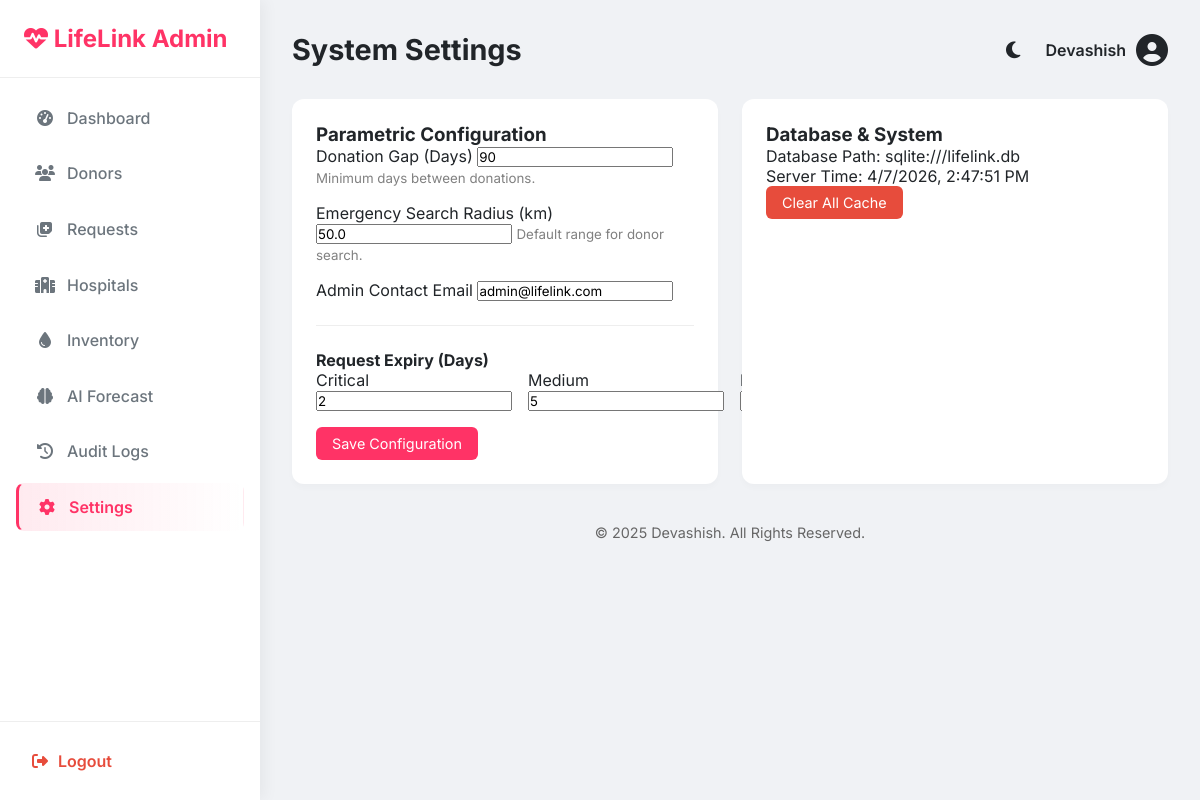
The app's page /admin/settings (signed in) with its own data.
### models.py (models this page shows, shortened)
class Admin(UserMixin, db.Model):
    __tablename__ = 'admins'
    id = db.Column(db.Integer, primary_key=True)
    username = db.Column(db.String(50), unique=True, nullable=False)
    password_hash = db.Column(db.String(200), nullable=False)
    role = db.Column(db.String(20), default='SuperAdmin')

class SystemSettings(db.Model):
    __tablename__ = 'system_settings'
    id = db.Column(db.Integer, primary_key=True)
    donation_gap_days = db.Column(db.Integer, default=180)
    emergency_radius_km = db.Column(db.Float, default=50.0)
    admin_contact_email = db.Column(db.String(100), default='admin@lifelink.com')
    enable_sms = db.Column(db.Boolean, default=False)
    enable_whatsapp = db.Column(db.Boolean, default=False)
    critical_expiry_days = db.Column(db.Integer, default=2)
    medium_expiry_days = db.Column(db.Integer, default=5)
    low_expiry_days = db.Column(db.Integer, default=10)
    missed_commitment_penalty = db.Column(db.Float, default=10.0)
    success_donation_bonus = db.Column(db.Float, default=5.0)

### app.py (the view, shortened to what this page needs)
@app.route('/admin/settings', methods=['GET', 'POST'])
@login_required
def admin_settings():
    if not isinstance(current_user, Admin): return "Unauthorized", 403
    settings = SystemSettings.query.first()
    if not settings:
        settings = SystemSettings() # Create default if not exists
        db.session.add(settings)
        db.session.commit()
    return render_template('admin/settings.html', settings=settings)

### app.py (called while the page is built, shortened)
@app.after_request
def add_header(response):
    response.headers['Cache-Control'] = 'no-store, no-cache, must-revalidate, post-check=0, pre-check=0, max-age=0'
    response.headers['Pragma'] = 'no-cache'
    response.headers['Expires'] = '-1'
    return response

@login_manager.user_loader
def load_user(user_id):
    if user_id.startswith('admin_'):
        try:
            uid = int(user_id.split('_')[1])
            return db.session.get(Admin, uid)
        except (IndexError, ValueError):
            return None

@app.context_processor
def inject_translations():
    lang = session.get('lang', 'en')
    def _t(key, **kwargs):
        text = TRANSLATIONS.get(lang, TRANSLATIONS['en']).get(key, key)
        for k, v in kwargs.items():
            text = text.replace(f"{{{k}}}", str(v))
        return text
    return dict(_=_t, current_lang=lang, datetime=datetime)

@app.before_request
def run_background_tasks():
    if not request.path.startswith('/static'):
        try:
            update_request_statuses()
            send_eligibility_reminders()
        except:
            pass # Keep app stable if DB is not ready

def update_request_statuses():
    try:
        now = datetime.utcnow()
        expiry_threshold = now - timedelta(hours=24)
        expired_reqs = BloodRequest.query.filter(
            BloodRequest.status == 'Pending',
            BloodRequest.created_at <= expiry_threshold
        ).all()
        for req in expired_reqs:
            req.status = 'Expired'
        expired_broadcasts = HospitalBroadcast.query.filter(
            HospitalBroadcast.status == 'Active',
            HospitalBroadcast.created_at <= expiry_threshold
        ).all()
        for b in expired_broadcasts:
            b.status = 'Expired'
        db.session.commit()
    except Exception as e:
        print(f"Error updating request statuses: {e}")
        db.session.rollback()

def send_eligibility_reminders():
    try:
        now = date.today()
        donors = User.query.filter_by(is_available=False).all()
        for donor in donors:
            if donor.last_donation_date:
                gap = (now - donor.last_donation_date).days
        db.session.commit()
    except:
        db.session.rollback()

### templates/admin/settings.html (shortened to what this page needs)
{% extends 'admin/base.html' %}
{% block title %}System Settings{% endblock %}
{% block content %}
<div class="grid">
    <div class="card">
        <h3>Parametric Configuration</h3>
        <form method="POST">
            <div style="margin-bottom: 1rem;">
                <label>Donation Gap (Days)</label>
                <input type="number" name="donation_gap" value="{{ settings.donation_gap_days }}" required>
                <small style="color: grey;">Minimum days between donations.</small>
            </div>
            <div style="margin-bottom: 1rem;">
                <label>Emergency Search Radius (km)</label>
                <input type="number" name="radius" value="{{ settings.emergency_radius_km }}" required>
                <small style="color: grey;">Default range for donor search.</small>
            </div>
            <div style="margin-bottom: 1rem;">
                <label>Admin Contact Email</label>
                <input type="email" name="email" value="{{ settings.admin_contact_email }}" required>
            </div>
            <hr style="margin: 1.5rem 0; border: 0; border-top: 1px solid #eee;">
            <h4>Request Expiry (Days)</h4>
            <div class="grid" style="grid-template-columns: 1fr 1fr 1fr; gap: 1rem; margin-bottom: 1rem;">
                <div>
                    <label>Critical</label>
                    <input type="number" name="critical_expiry" value="{{ settings.critical_expiry_days }}" required>
                </div>
                <div>
                    <label>Medium</label>
                    <input type="number" name="medium_expiry" value="{{ settings.medium_expiry_days }}" required>
                </div>
                <div>
                    <label>Low</label>
                </div>
            </div>
            <button type="submit" class="btn btn-primary">Save Configuration</button>
        </form>
    </div>
    <div class="card">
        <h3>Database & System</h3>
        <p>Database Path: <code>sqlite:///lifelink.db</code></p>
        <p>Server Time: <span id="time"></span></p>
        <button class="btn btn-danger" onclick="alert('Feature disabled in demo')">Clear All Cache</button>
    </div>
</div>
{% endblock %}

### templates/admin/base.html (shortened to what this page needs)
<!DOCTYPE html>
<html lang="en">
<head>
    <link rel="stylesheet" href="https://cdnjs.cloudflare.com/ajax/libs/font-awesome/6.4.0/css/all.min.css">
    <link rel="stylesheet"
        href="{{ url_for('static', filename='css/admin_style.css') }}?v={{ range(1, 10000) | random }}">
</head>
<body class="admin-body">
    <nav class="sidebar">
        <div class="sidebar-brand">
            <i class="fas fa-heartbeat"></i> LifeLink Admin
        </div>
        <ul class="sidebar-menu">
            <li><a href="{{ url_for('admin_dashboard') }}" class="{{ 'active' if request.endpoint == 'admin_dashboard' else '' }}"><i class="fas fa-tachometer-alt"></i>
                    Dashboard</a></li>
            <li><a href="{{ url_for('admin_donors') }}" class="{{ 'active' if request.endpoint == 'admin_donors' else '' }}"><i class="fas fa-users"></i> Donors</a></li>
            <li><a href="{{ url_for('admin_requests') }}" class="{{ 'active' if request.endpoint == 'admin_requests' else '' }}"><i class="fas fa-notes-medical"></i> Requests</a></li>
            <li><a href="{{ url_for('manage_hospitals') }}" class="{{ 'active' if request.endpoint == 'manage_hospitals' or request.endpoint == 'reset_hospital_password' else '' }}"><i class="fas fa-hospital"></i> Hospitals</a></li>
            <li><a href="{{ url_for('admin_inventory') }}" class="{{ 'active' if request.endpoint == 'admin_inventory' else '' }}"><i class="fas fa-tint"></i> Inventory</a></li>
            <li><a href="{{ url_for('admin_forecast') }}" class="{{ 'active' if request.endpoint == 'admin_forecast' else '' }}"><i class="fas fa-brain"></i> AI Forecast</a></li>
            <li><a href="{{ url_for('admin_audit_logs') }}" class="{{ 'active' if request.endpoint == 'admin_audit_logs' else '' }}"><i class="fas fa-history"></i> Audit Logs</a></li>
            <li><a href="{{ url_for('admin_settings') }}" class="{{ 'active' if request.endpoint == 'admin_settings' else '' }}"><i class="fas fa-cog"></i> Settings</a></li>
        </ul>
        <div class="sidebar-footer">
            <a href="{{ url_for('logout') }}"><i class="fas fa-sign-out-alt"></i> Logout</a>
        </div>
    </nav>
    <main class="main-content">
        <header class="top-bar">
            <h2>{% block title %}Dashboard{% endblock %}</h2>
            <div class="user-info">
                <button class="theme-toggle" id="themeToggle" onclick="toggleTheme()" title="Toggle Dark/Light Mode"
                    style="margin-right: 15px;">
                    <i class="fas fa-moon" id="themeIcon"></i>
                </button>
                <span>{{ current_user.username }}</span>
                <i class="fas fa-user-circle fa-2x"></i>
            </div>
        </header>
        <div class="content-wrapper">
            {% block content %}{% endblock %}
        </div>
        <footer style="text-align: center; padding: 1rem; color: #666; font-size: 0.9rem; margin-top: auto;">
            <p>&copy; 2025 Devashish. All Rights Reserved.</p>
        </footer>
    </main>
</body>
</html>

### static/css/admin_style.css (style rules this page uses)
:root { --primary: #ff3366; --secondary: #2b2d42; --success: #2ecc71; --danger: #e74c3c; --dark: #212529; --light: #f8f9fa; --gray: #6c757d; --sidebar-width: 260px; --bg-color: #f0f2f5; --card-bg: #ffffff; --border-color: #eee; }
* { margin: 0; padding: 0; box-sizing: border-box; font-family: 'Inter', sans-serif; }
body.admin-body { display: flex; min-height: 100vh; background: var(--bg-color); color: var(--dark); }
.sidebar { width: var(--sidebar-width); background: var(--card-bg); color: var(--dark); position: fixed; height: 100%; box-shadow: 4px 0 15px rgba(0,0,0,0.05); display: flex; flex-direction: column; z-index: 100; }
.sidebar-brand { padding: 1.5rem; font-size: 1.5rem; font-weight: 700; color: var(--primary); border-bottom: 1px solid var(--border-color); }
.sidebar-menu { list-style: none; padding: 1rem; flex: 1; overflow-y: auto; }
.sidebar-menu li { margin-bottom: 0.5rem; }
.sidebar-menu a { display: flex; align-items: center; gap: 10px; padding: 0.8rem 1rem; color: var(--gray); text-decoration: none; border-radius: 8px; transition: all 0.3s cubic-bezier(0.4, 0, 0.2, 1); font-weight: 500; border: 1px solid transparent; }
.sidebar-menu a i { width: 24px; text-align: center; transition: color 0.3s; }
.sidebar-menu a.active { background: linear-gradient(90deg, rgba(255, 51, 102, 0.1), transparent); color: var(--primary); border-left: 3px solid var(--primary); font-weight: 600; }
.sidebar-menu a.active i, .sidebar-menu a:hover i { color: var(--primary); }
.sidebar-footer { padding: 1rem; border-top: 1px solid var(--border-color); }
.sidebar-footer a { color: var(--danger); text-decoration: none; font-weight: 600; display: flex; align-items: center; gap: 10px; padding: 0.8rem 1rem; transition: 0.3s; border-radius: 8px; }
.main-content { margin-left: var(--sidebar-width); flex: 1; padding: 2rem; }
.top-bar { display: flex; justify-content: space-between; align-items: center; margin-bottom: 2rem; }
.top-bar h2 { font-size: 1.8rem; color: var(--dark); }
.user-info { display: flex; align-items: center; gap: 10px; font-weight: 600; }
.card { background: var(--card-bg); padding: 1.5rem; border-radius: 12px; box-shadow: 0 4px 6px rgba(0,0,0,0.02); margin-bottom: 1.5rem; }
.grid { display: grid; grid-template-columns: repeat(auto-fit, minmax(280px, 1fr)); gap: 1.5rem; }
.btn { padding: 0.5rem 1rem; border-radius: 6px; text-decoration: none; border: none; cursor: pointer; font-size: 0.9rem; display: inline-block; }
.btn-primary { background: var(--primary); color: #fff; }
.btn-danger { background: var(--danger); color: #fff; }

### templates/admin/base.html (style rules this page uses)
.theme-toggle { background: none; border: none; font-size: 1.2rem; cursor: pointer; color: var(--dark); }

### records on screen
Admin: username "Devashish"
SystemSettings: donation_gap "90", radius "50.0", email "admin@lifelink.com", critical_expiry "2", medium_expiry "5"
